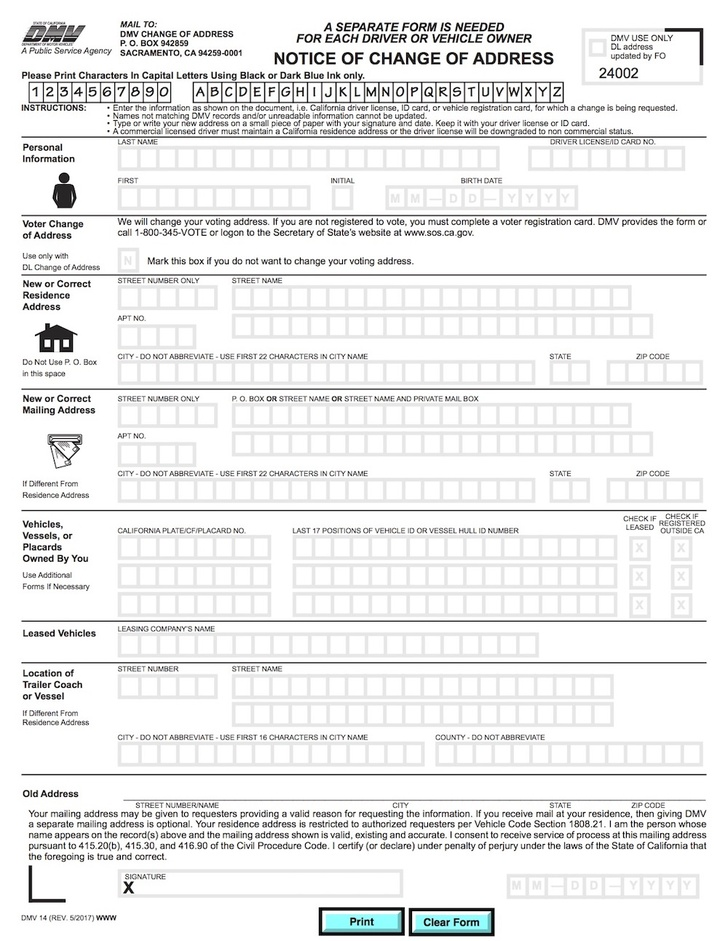
#> input picture 07_image_features_and_alignment/images/form.jpg, 728 x 941 px, shrunk from 1000 x 1293 before the run
$ python 00_read_images.py
#> lines starting #> are read from the running program, lines starting #| are printed output that depends on the picture
import cv2
import numpy as np
import matplotlib.pyplot as plt

# Read reference image
refFilename = "images/form.jpg"
print("Reading reference image:", refFilename)
im1 = cv2.imread(refFilename, cv2.IMREAD_COLOR)
#> im1 is the input picture: shape (941, 728, 3); mean B, G, R 237.2, 237.3, 237
im1 = cv2.cvtColor(im1, cv2.COLOR_BGR2RGB)

# Read image to be aligned
imFilename = "images/scanned-form.jpg"
print("Reading image to align:", imFilename)
im2 = cv2.imread(imFilename, cv2.IMREAD_COLOR)
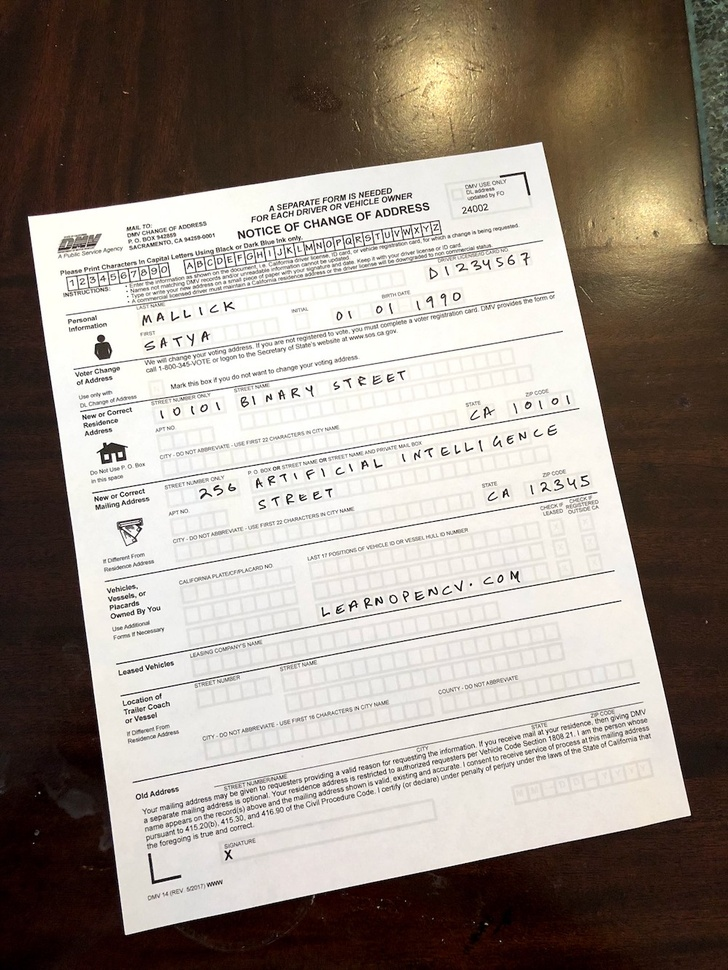
#> input picture 07_image_features_and_alignment/images/scanned-form.jpg, 728 x 970 px, shrunk from 1000 x 1333 before the run
#> im2 is the input picture: shape (970, 728, 3); mean B, G, R 135.9, 144.8, 154.5
im2 = cv2.cvtColor(im2, cv2.COLOR_BGR2RGB)

plt.figure(figsize=[20, 10])
plt.subplot(121); plt.axis('off'); plt.imshow(im1); plt.title("Original Form")
plt.subplot(122); plt.axis('off'); plt.imshow(im2); plt.title("Scanned Form")
plt.show()
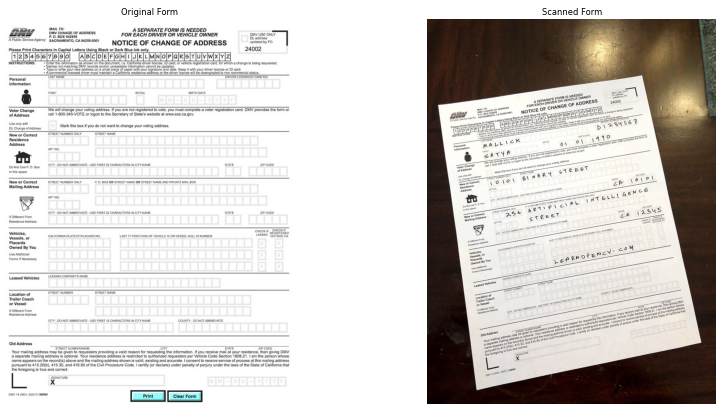
#> figure drawn by matplotlib, 2 panels
